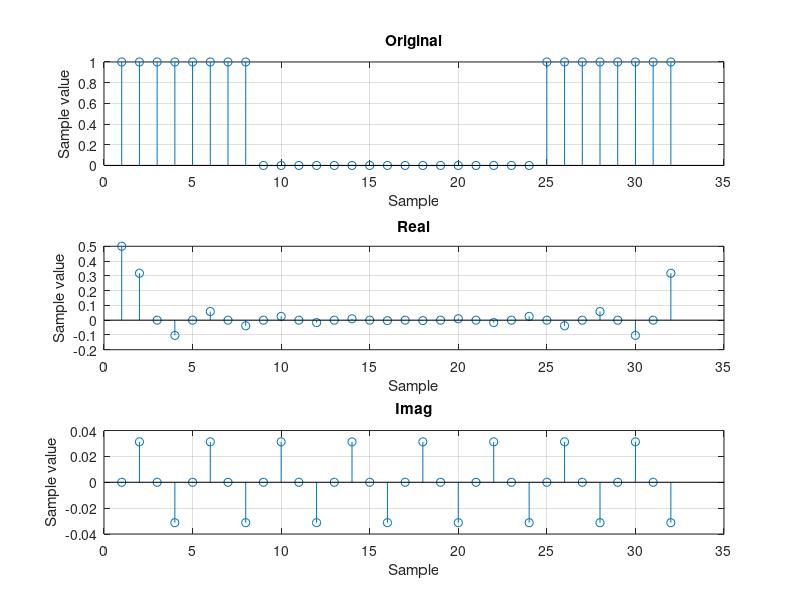

This chart was generated by the following MATLAB code:
function SimpleSignal_B()
sig = [1 1 1 1  1 1 1 1  0 0 0 0  0 0 0 0  0 0 0 0  0 0 0 0  1 1 1 1  1 1 1 1];

M = length(sig);
s = fft(sig);
re = real(s)/M;
im = imag(s)/M;

t = 1:M;

subplot(3,1,1);
stem(t,sig);
title('Original');
xlabel('Sample');
ylabel('Sample value');
grid on; hold on;

subplot(3,1,2);
stem(t, re);
title('Real');
xlabel('Sample');
ylabel('Sample value');
grid on;

subplot(3,1,3);
stem(t, im);
title('Imag');
xlabel('Sample');
ylabel('Sample value');
grid on;


end